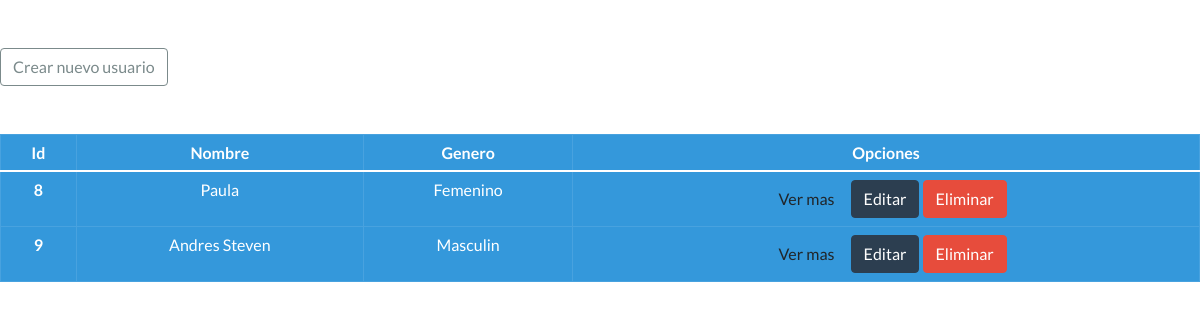
The page / on the database its author committed.
### usuarios/models.py (models this page shows, shortened)
class Usuarios (models.Model):
    nombre = models.CharField(max_length=100, blank=False, null=False)
    genero = models.CharField(max_length=100, blank=False, null=False)

### usuarios/views.py (the view)
# urls.py: path('', v.inicio, name = "inicio"),
def inicio (request):
    usuarios = Usuarios.objects.all()
    context = {
        "usuarios":usuarios
    }
    return render(request, "usuarios/inicio.html", context)

### templates/usuarios/inicio.html
{% load static %}
<link rel="stylesheet" href="{% static '/bootstrap.min.css' %}">
<div>
  <a href={% url 'aplication:create' %} class="btn btn-outline-dark mt-5">Crear nuevo usuario </a>
<table class="table table-bordered table-info mt-5 text-center">
        <thead>
            <tr>
            <th>Id</th>
            <th>Nombre</th>
            <th> Genero </th>
            <th>Opciones</th>
            </tr>
        </thead>
        <tbody>
            {% for user in usuarios %}
                <tr>
                    <th>{{ user.id }}</th>
                    <td>{{ user.nombre }}</td>
                    <td>{{ user.genero }}</td>
                    <td>
                         <a href="detalle_{{ user.id }}" class="btn btn-sucess">Ver mas</a>
                        <a href= "editar_{{ user.id }}" class="btn btn-primary">Editar</a>
                        <a href="delete_{{ user.id }}" class="btn btn-danger">Eliminar</a>
                    </td>
                </tr>
            {% endfor %}
        </tbody>
        </table>
</div>

### rows shown on the page
Usuarios: id "8", nombre "Paula", genero "Femenino"
Usuarios: id "9", nombre "Andres Steven", genero "Masculin"
